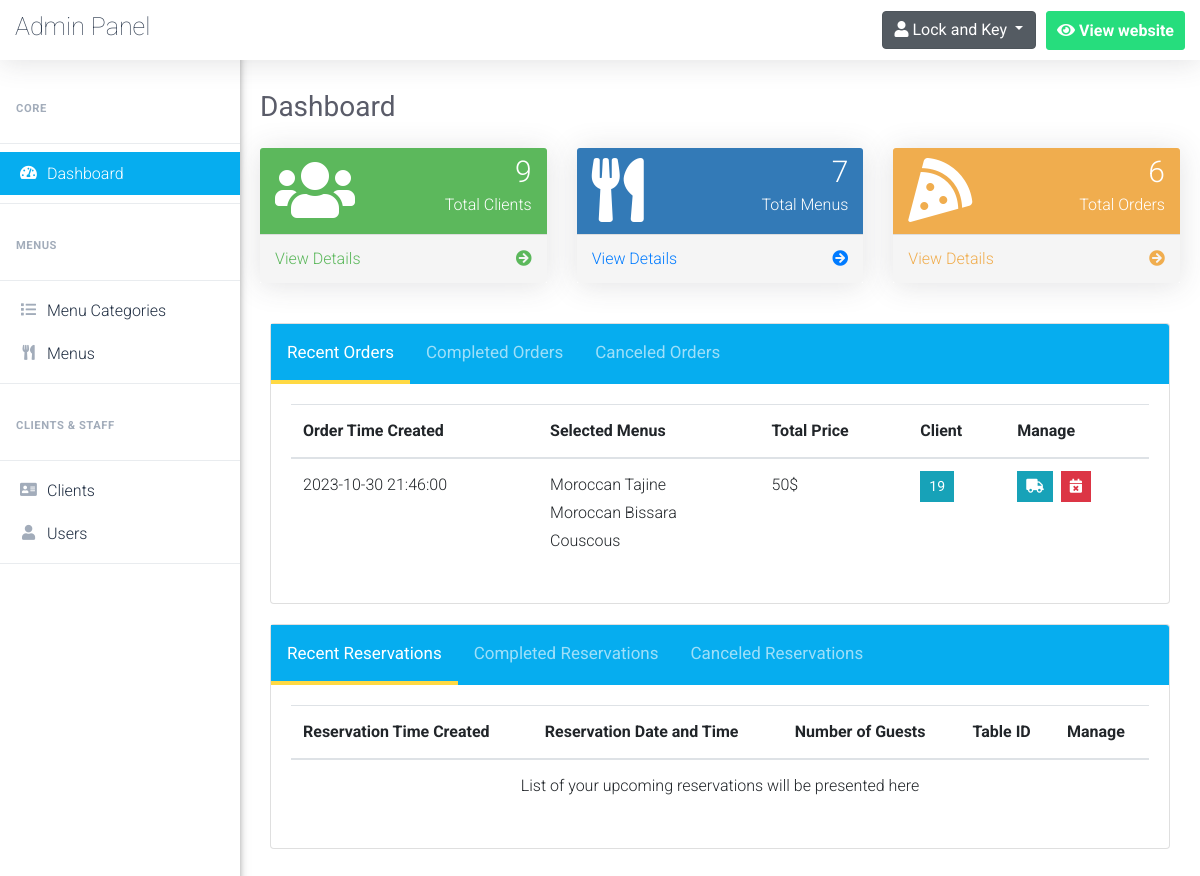
The page /admin/dashboard (signed in) on the database its author committed.
### tables this page shows
CREATE TABLE `placed_orders` (
  `order_id` int NOT NULL AUTO_INCREMENT,
  `order_time` datetime NOT NULL,
  `client_id` int NOT NULL,
  `delivery_address` varchar(255) NOT NULL,
  `delivered` tinyint(1) NOT NULL DEFAULT '0',
  `canceled` tinyint(1) NOT NULL DEFAULT '0',
  `cancellation_reason` varchar(255) DEFAULT NULL,
  PRIMARY KEY (`order_id`),
  KEY `fk_client` (`client_id`),
  CONSTRAINT `fk_client` FOREIGN KEY (`client_id`) REFERENCES `clients` (`client_id`)
);

CREATE TABLE `clients` (
  `client_id` int NOT NULL AUTO_INCREMENT,
  `client_name` varchar(50) NOT NULL,
  `client_phone` varchar(50) NOT NULL,
  `client_email` varchar(100) NOT NULL,
  `password` varchar(255) DEFAULT NULL,
  PRIMARY KEY (`client_id`)
);

### admin/Includes/functions/functions.php (called while the page is built, shortened)
<?php
    function countItems($item,$table)
	{
		global $con;
		$stat_ = $con->prepare("SELECT COUNT($item) FROM $table");
		$stat_->execute();
		return $stat_->fetchColumn();
	}
?>

### admin/dashboard.php (the view, shortened to what this page needs)
<?php
    include 'connect.php';
    include 'Includes/functions/functions.php';
    include 'Includes/templates/header.php';
    if (isset($_SESSION['admin_id']))
    {
    	include 'Includes/templates/navbar.php';
    	?>
            <div class="row">
                <div class="col-sm-6 col-lg-4">
                    <div class="panel panel-green ">
                        <div class="panel-heading">
                            <div class="row">
                                <div class="col-sm-3">
                                    <i class="fa fa-users fa-4x"></i>
                                </div>
                                <div class="col-sm-9 text-right">
                                    <div class="huge"><span><?php echo countItems("client_id","clients")?></span></div>
                                    <div>Total Clients</div>
                                </div>
                            </div>
                        </div>
                        <a href="clients.php">
                            <div class="panel-footer">
                                <span class="pull-left">View Details</span>
                                <span class="pull-right"><i class="fa fa-arrow-circle-right"></i></span>
                                <div class="clearfix"></div>
                            </div>
                        </a>
                    </div>
                </div>
                <div class="col-sm-6 col-lg-4">
                    <div class="panel panel-primary">
                        <div class="panel-heading">
                            <div class="row">
                                <div class="col-sm-3">
                                    <i class="fas fa-utensils fa-4x"></i>
                                </div>
                                <div class="col-sm-9 text-right">
                                    <div class="huge"><span><?php echo countItems("menu_id","menus")?></span></div>
                                    <div>Total Menus</div>
                                </div>
                            </div>
                        </div>
                        <a href="menus.php">
                            <div class="panel-footer">
                                <span class="pull-left">View Details</span>
                                <span class="pull-right"><i class="fa fa-arrow-circle-right"></i></span>
                                <div class="clearfix"></div>
                            </div>
                        </a>
                    </div>
                </div>
                <div class=" col-sm-6 col-lg-4">
                    <div class="panel panel-yellow">
                        <div class="panel-heading">
                            <div class="row">
                                <div class="col-sm-3">
                                    <i class="fas fa-pizza-slice fa-4x"></i>
                                </div>
                                <div class="col-sm-9 text-right">
                                    <div class="huge"><span><?php echo countItems("order_id","placed_orders")?></span></div>
                                    <div>Total Orders</div>
                                </div>
                            </div>
                        </div>
                        <a href="#">
                            <div class="panel-footer">
                                <span class="pull-left">View Details</span>
                                <span class="pull-right"><i class="fa fa-arrow-circle-right"></i></span>
                                <div class="clearfix"></div>
                            </div>
                        </a>
                    </div>
                </div>
            </div>
            <div class="card" style = "margin: 20px 10px">
                <div class="card-header tab" style="padding:0px;">
                    <button class="tablinks_orders active" onclick="openTab(event, 'recent_orders','tabcontent_orders','tablinks_orders')">Recent Orders</button>
                    <button class="tablinks_orders" onclick="openTab(event, 'completed_orders','tabcontent_orders','tablinks_orders')">Completed Orders</button>
                    <button class="tablinks_orders" onclick="openTab(event, 'canceled_orders','tabcontent_orders','tablinks_orders')">Canceled Orders</button>
                </div>
                <div class="card-body">
                    <div class='responsive-table'>
                        <table class="table X-table tabcontent_orders" id="recent_orders" style="display:table">
                            <thead>
                                <tr>
                                    <th>
                                        Order Time Created
                                    </th>
                                    <th>
                                        Selected Menus
                                    </th>
                                    <th>
                                        Total Price
                                    </th>
                                    <th>
                                        Client
                                    </th>
                                    <th>
                                        Manage
                                    </th>
                                </tr>
                            </thead>
                            <tbody>
                                <?php
                                    $stmt = $con->prepare("SELECT *
                                                    FROM placed_orders po , clients c
                                                    where
                                                        po.client_id = c.client_id
                                                    and canceled = 0
                                                    and delivered = 0
                                                    order by order_time;
                                                    ");
                                    $stmt->execute();
                                    $placed_orders = $stmt->fetchAll();
                                    $count = $stmt->rowCount();
                                    if($count == 0)
                                    {
                                        echo "<tr>";
                                            echo "<td colspan='5' style='text-align:center;'>";
                                                echo "List of your recent orders will be presented here";
                                            echo "</td>";
                                        echo "</tr>";
                                    }
                                    else
                                    {
                                        foreach($placed_orders as $order)
                                        {
                                            echo "<tr>";
                                                echo "<td>";
                                                    echo $order['order_time'];
                                                echo "</td>";
                                                echo "<td>";
                                                    $stmtMenus = $con->prepare("SELECT menu_name, quantity, menu_price
                                                            from menus m, in_order in_o
                                                            where m.menu_id = in_o.menu_id
                                                            and order_id = ?");
                                                    $stmtMenus->execute(array($order['order_id']));
                                                    $menus = $stmtMenus->fetchAll();
                                                    $total_price = 0;
                                                    foreach($menus as $menu)
                                                    {
                                                        echo "<span style = 'display:block'>".$menu['menu_name']."</span>";
                                                        $total_price += ($menu['menu_price']*$menu['quantity']);
                                                    }
                                                echo "</td>";
                                                echo "<td>";
                                                    echo $total_price."$";
                                                echo "</td>";
                                                echo "<td>";
                                                    ?>
                                                        <button class="btn btn-info btn-sm rounded-0" type="button" data-toggle="modal" data-target="#<?php echo "client_".$order['client_id']; ?>" data-placement="top">
                                                            <?php echo $order['client_id']; ?>
                                                        </button>
                                                    <?php
                                                echo "</td>";
                                                echo "<td>";
                                                    $cancel_data = "cancel_order".$order["order_id"];
                                                    $deliver_data = "deliver_order".$order["order_id"];
                                                    ?>
                                                    <ul class="list-inline m-0">
                                                        <li class="list-inline-item" data-toggle="tooltip" title="Deliver Order">
                                                            <button class="btn btn-info btn-sm rounded-0" type="button" data-toggle="modal" data-target="#<?php echo $deliver_data; ?>" data-placement="top">
                                                                <i class="fas fa-truck"></i>
                                                            </button>
                                                        </li>
                                                        <li class="list-inline-item" data-toggle="tooltip" title="Cancel Order">
                                                            <button class="btn btn-danger btn-sm rounded-0" type="button" data-toggle="modal" data-target="#<?php echo $cancel_data; ?>" data-placement="top">
                                                                <i class="fas fa-calendar-times"></i>
                                                            </button>
                                                        </li>
                                                    </ul>
                                                    <?php
                                                echo "</td>";
                                            echo "</tr>";
                                        }
                                    }
                                ?>
                            </tbody>
                        </table>
                    </div>
                </div>
            </div>
            <div class="card" style = "margin: 20px 10px">
                <div class="card-header tab" style="padding:0px;">
                    <button class="tablinks_reservations active" onclick="openTab(event, 'recent_reservations','tabcontent_reservations','tablinks_reservations')">Recent Reservations</button>
                    <button class="tablinks_reservations" onclick="openTab(event, 'completed_reservations','tabcontent_reservations','tablinks_reservations')">Completed Reservations</button>
                    <button class="tablinks_reservations" onclick="openTab(event, 'canceled_reservations','tabcontent_reservations','tablinks_reservations')">Canceled Reservations</button>
                </div>
                <div class="card-body">
                    <div class='responsive-table'>
                        <table class="table X-table tabcontent_reservations" id="recent_reservations" style="display:table">
                            <thead>
                                <tr>
                                    <th>
                                        Reservation Time Created
                                    </th>
                                    <th>
                                        Reservation Date and Time
                                    </th>
                                    <th>
                                        Number of Guests
                                    </th>
                                    <th>
                                        Table ID
                                    </th>
                                    <th>
                                        Manage
                                    </th>
                                </tr>
                            </thead>
                            <tbody>
                                <?php
                                    $stmt = $con->prepare("SELECT *
                                                    FROM reservations
                                                    where
                                                        selected_time > ? and canceled = 0
                                                    ");
                                    $timestamp = time();
                                    $formatted_time = date('y-m-d h:i:s', $timestamp);
                                    $stmt->execute(array($formatted_time));
                                    $count = $stmt->rowCount();
                                    if($count == 0)
                                    {
                                        echo "<tr>";
                                            echo "<td colspan='5' style='text-align:center;'>";
                                                echo "List of your upcoming reservations will be presented here";
                                            echo "</td>";
                                        echo "</tr>";
                                    }
                                ?>
                            </tbody>
                        </table>
                    </div>
                </div>
            </div>
        <?php
    	include 'Includes/templates/footer.php';
    }
    else
    {
    	header("Location: index.php");
    	exit();
    }
?>

### rows shown on the page
placed_orders: order_time "2023-10-30 21:46:00", menu_name "Moroccan Tajine", menu_name "Moroccan Bissara", menu_name "Couscous", total_price "50", client.client_id "19"

### other values the page prints
$pageTitle "Dashboard"
countItems("client_id","clients") "9"
countItems("menu_id","menus") "7"
countItems("order_id","placed_orders") "6"
